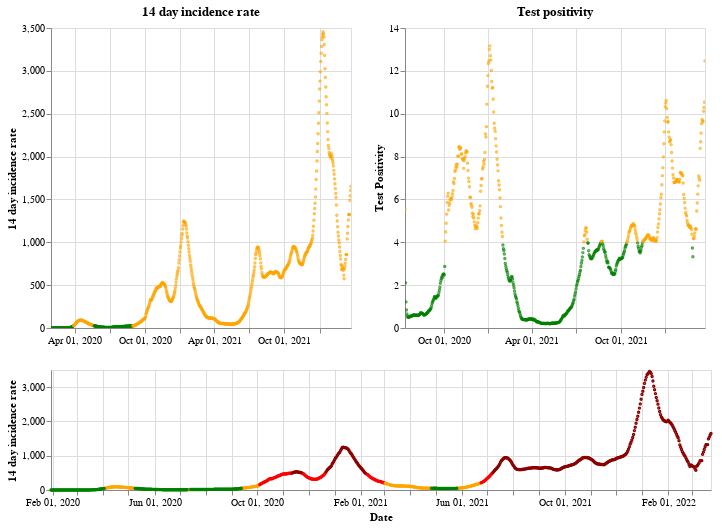

Write notebook code for a chart like this one.
### Markdown cell above
## England

### Code cell
plot_traffic_light('England')

### Figure 1 — Vega-Lite specification as saved in the notebook (floating-point values rounded to 4 significant figures; data arrays with more than 128 entries replaced by an {"elided": "..."} marker saying what was removed)
{"config": {"view": {"continuousWidth": 400, "continuousHeight": 300}}, "vconcat": [{"hconcat": [{"mark": {"type": "point", "size": 2}, "encoding": {"color": {"condition": {"value": "green", "test": "(datum.twoWeeklyCasesRate <= 25)"}, "value": "orange"}, "tooltip": [{"type": "nominal", "field": "areaName"}, {"type": "temporal", "field": "date"}, {"type": "quantitative", "field": "twoWeeklyCasesRate"}, {"type": "quantitative", "field": "testPositivity"}], "x": {"type": "temporal", "axis": {"title": ""}, "field": "date", "scale": {"domain": {"selection": "DateBrush"}}, "timeUnit": "yearmonthdate"}, "y": {"type": "quantitative", "axis": {"title": "14 day incidence rate"}, "field": "twoWeeklyCasesRate"}}, "title": "14 day incidence rate", "width": 300}, {"mark": {"type": "point", "size": 2}, "encoding": {"color": {"condition": {"value": "green", "test": "(datum.testPositivity <= 4)"}, "value": "orange"}, "tooltip": [{"type": "nominal", "field": "areaName"}, {"type": "temporal", "field": "date"}, {"type": "quantitative", "field": "twoWeeklyCasesRate"}, {"type": "quantitative", "field": "testPositivity"}], "x": {"type": "temporal", "axis": {"title": ""}, "field": "date", "scale": {"domain": {"selection": "DateBrush"}}, "timeUnit": "yearmonthdate"}, "y": {"type": "quantitative", "axis": {"title": "Test Positivity"}, "field": "testPositivity"}}, "title": "Test positivity", "width": 300}]}, {"layer": [{"mark": {"type": "point", "size": 2}, "encoding": {"color": {"condition": {"value": "orange", "test": "(((datum.testPositivity < 4) && (datum.twoWeeklyCasesRate >= 50)) && (datum.twoWeeklyCasesRate < 200))"}, "value": "red"}, "opacity": {"condition": {"value": 1, "test": "((datum.twoWeeklyCasesRate >= 50) && (datum.twoWeeklyCasesRate < 500))"}, "value": 0}, "tooltip": [{"type": "nominal", "field": "areaName"}, {"type": "temporal", "field": "date"}, {"type": "quantitative", "field": "twoWeeklyCasesRate"}, {"type": "quantitative", "field": "testPositivity"}], "x": {"type": "temporal", "axis": {"title": "Date"}, "field": "date", "timeUnit": "yearmonthdate"}, "y": {"type": "quantitative", "axis": {"title": "14 day incidence rate"}, "field": "twoWeeklyCasesRate"}}, "selection": {"DateBrush": {"type": "interval", "encodings": ["x"], "fields": ["Time"]}}}, {"mark": {"type": "point", "size": 2}, "encoding": {"color": {"value": "darkred"}, "opacity": {"condition": {"value": 1, "test": "(datum.twoWeeklyCasesRate >= 500)"}, "value": 0}, "tooltip": [{"type": "nominal", "field": "areaName"}, {"type": "temporal", "field": "date"}, {"type": "quantitative", "field": "twoWeeklyCasesRate"}, {"type": "quantitative", "field": "testPositivity"}], "x": {"type": "temporal", "axis": {"title": "Date"}, "field": "date", "timeUnit": "yearmonthdate"}, "y": {"type": "quantitative", "axis": {"title": "14 day incidence rate"}, "field": "twoWeeklyCasesRate"}}}, {"mark": {"type": "point", "size": 2}, "encoding": {"color": {"condition": {"value": "green", "test": "((datum.testPositivity < 4) && (datum.twoWeeklyCasesRate < 50))"}, "value": "orange"}, "opacity": {"condition": {"value": 1, "test": "(datum.twoWeeklyCasesRate < 50)"}, "value": 0}, "tooltip": [{"type": "nominal", "field": "areaName"}, {"type": "temporal", "field": "date"}, {"type": "quantitative", "field": "twoWeeklyCasesRate"}, {"type": "quantitative", "field": "testPositivity"}], "x": {"type": "temporal", "axis": {"title": "Date"}, "field": "date", "timeUnit": "yearmonthdate"}, "y": {"type": "quantitative", "axis": {"title": "14 day incidence rate"}, "field": "twoWeeklyCasesRate"}}}], "height": 120, "width": 660}], "data": {"name": "data-6edc9bfe3939cce34ff4d2db5987a8fc"}, "$schema": "https://vega.github.io/schema/vega-lite/v4.8.1.json", "datasets": {"data-6edc9bfe3939cce34ff4d2db5987a8fc": {"elided": "785 records"}}}
